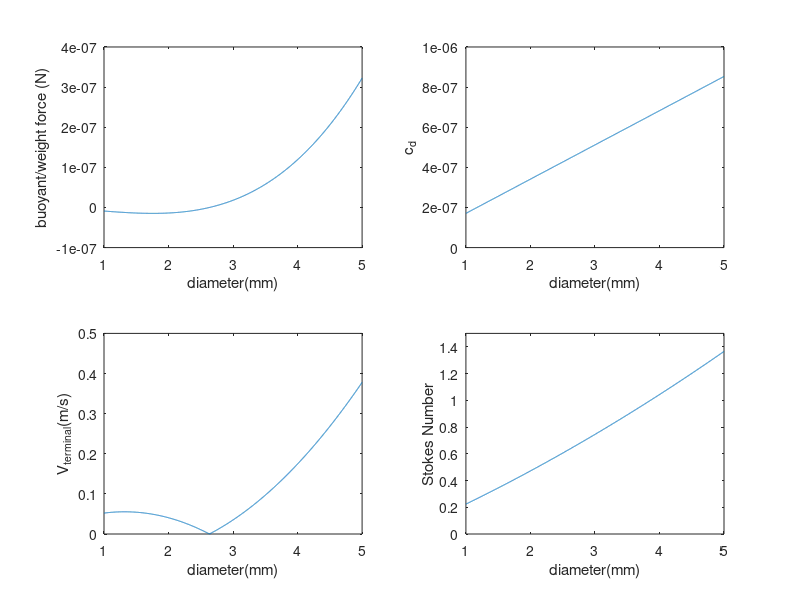

The MATLAB script that drew this image:
clear all; close all; clc;

%%Input
film_thickness =    500/(10^9);%m
bubble_diameter =   (1/1000):(0.001/1000):(5/1000);%m
freestream_velocity = 15;%m/s
chord_length = 24/12*0.3048;%m

%%Knowns
helium_density =    0.164;%kg/m^3
air_density =       1.225;%kg/m^3
soap_density =      932;%kg/m^3
g =                 9.81;%m/s^2
air_viscosity =     1.81*10^(-5);%kg(m*s)
dynamic_viscosity = air_viscosity;

%%Loop
bubbles = length(bubble_diameter);
helium_mass = zeros(bubbles,1);
soap_mass = helium_mass;
total_mass = helium_mass;
total_density = helium_mass;
weight = helium_mass;
drag_coefficient = helium_mass;
terminal_velocity = helium_mass;

for n = 1:bubbles
    b_rad = bubble_diameter(n)/2;
    helium_mass(n) = 4*pi/3*(b_rad-film_thickness)^3*(helium_density);
    soap_mass(n) = 4*pi/3*((b_rad)^3-(b_rad-film_thickness)^3)*(soap_density);
    total_mass(n) = soap_mass(n)+helium_mass(n);
    total_density(n) = total_mass(n)/(4*pi/3*b_rad^3);
    weight(n) = -(4*pi/3*b_rad^3*(total_density(n)-air_density)*g);
    drag_coefficient(n) = 6*pi*air_viscosity*b_rad;
    terminal_velocity(n) = weight(n)/drag_coefficient(n);
    stokes_number(n) = (total_density(n)*bubble_diameter(n)^2/(18*dynamic_viscosity)*freestream_velocity/chord_length);
end

figure

subplot(2,2,1);
plot(bubble_diameter*1000,weight);
xlabel diameter(mm)
ylabel 'buoyant/weight force (N)'
axis([1 5 -.1*10^-6 .4*10^-6]);

subplot(2,2,2);
plot(bubble_diameter*1000,drag_coefficient);
xlabel diameter(mm)
ylabel c_d
axis([1 5 0 1*10^-6]);

subplot(2,2,3);
plot(bubble_diameter*1000,abs(terminal_velocity));
xlabel diameter(mm)
ylabel V_t_e_r_m_i_n_a_l(m/s)
axis([1 5 0 .5]);

subplot(2,2,4);
plot(bubble_diameter*1000,(stokes_number));
xlabel diameter(mm)
ylabel 'Stokes Number'
axis([1 5 0 1.5]);

[v,n] = min(abs(terminal_velocity)); 
txt = ['neutrally buoyant bubble diameter = ' num2str(bubble_diameter(n)*1000) ' mm'];
disp(txt);
txt = ['Stokes number for neutrally buoyant bubble = ' num2str(stokes_number(n))];
disp(txt);
txt = ['Density = ' num2str(total_density(n))];
disp(txt);